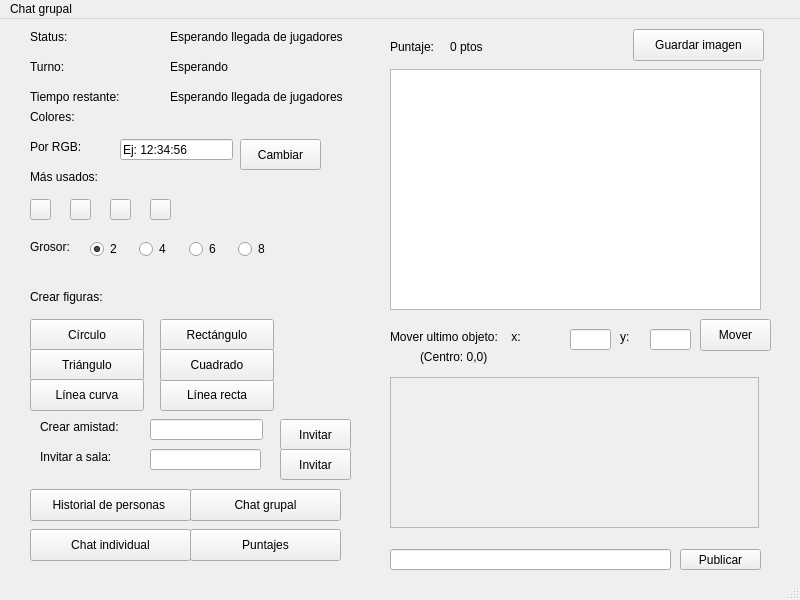
<?xml version="1.0" encoding="UTF-8"?>
<ui version="4.0">
 <class>MainWindow</class>
 <widget class="QMainWindow" name="MainWindow">
  <property name="geometry">
   <rect>
    <x>0</x>
    <y>0</y>
    <width>800</width>
    <height>600</height>
   </rect>
  </property>
  <property name="windowTitle">
   <string>Pinturillo</string>
  </property>
  <widget class="QWidget" name="centralwidget">
   <widget class="QGraphicsView" name="graphicsView">
    <property name="geometry">
     <rect>
      <x>390</x>
      <y>50</y>
      <width>371</width>
      <height>241</height>
     </rect>
    </property>
   </widget>
   <widget class="QLineEdit" name="lineEdit">
    <property name="geometry">
     <rect>
      <x>390</x>
      <y>530</y>
      <width>281</width>
      <height>21</height>
     </rect>
    </property>
   </widget>
   <widget class="QPushButton" name="pushButton">
    <property name="geometry">
     <rect>
      <x>680</x>
      <y>530</y>
      <width>81</width>
      <height>21</height>
     </rect>
    </property>
    <property name="text">
     <string>Publicar</string>
    </property>
   </widget>
   <widget class="QScrollArea" name="scrollArea">
    <property name="geometry">
     <rect>
      <x>390</x>
      <y>358</y>
      <width>369</width>
      <height>151</height>
     </rect>
    </property>
    <property name="widgetResizable">
     <bool>true</bool>
    </property>
    <widget class="QWidget" name="scrollAreaWidgetContents">
     <property name="geometry">
      <rect>
       <x>0</x>
       <y>0</y>
       <width>367</width>
       <height>149</height>
      </rect>
     </property>
    </widget>
   </widget>
   <widget class="QLabel" name="label">
    <property name="geometry">
     <rect>
      <x>390</x>
      <y>20</y>
      <width>62</width>
      <height>16</height>
     </rect>
    </property>
    <property name="text">
     <string>Puntaje:</string>
    </property>
   </widget>
   <widget class="QLabel" name="label_2">
    <property name="geometry">
     <rect>
      <x>450</x>
      <y>20</y>
      <width>62</width>
      <height>16</height>
     </rect>
    </property>
    <property name="text">
     <string>0 ptos</string>
    </property>
   </widget>
   <widget class="QPushButton" name="pushButton_2">
    <property name="geometry">
     <rect>
      <x>190</x>
      <y>510</y>
      <width>151</width>
      <height>32</height>
     </rect>
    </property>
    <property name="text">
     <string>Puntajes</string>
    </property>
   </widget>
   <widget class="QPushButton" name="pushButton_3">
    <property name="geometry">
     <rect>
      <x>633</x>
      <y>10</y>
      <width>131</width>
      <height>32</height>
     </rect>
    </property>
    <property name="text">
     <string>Guardar imagen</string>
    </property>
   </widget>
   <widget class="QLabel" name="label_3">
    <property name="geometry">
     <rect>
      <x>30</x>
      <y>40</y>
      <width>62</width>
      <height>16</height>
     </rect>
    </property>
    <property name="text">
     <string>Turno:</string>
    </property>
   </widget>
   <widget class="QLabel" name="label_4">
    <property name="geometry">
     <rect>
      <x>170</x>
      <y>40</y>
      <width>211</width>
      <height>16</height>
     </rect>
    </property>
    <property name="text">
     <string>Esperando</string>
    </property>
   </widget>
   <widget class="QLabel" name="label_5">
    <property name="geometry">
     <rect>
      <x>30</x>
      <y>70</y>
      <width>121</width>
      <height>16</height>
     </rect>
    </property>
    <property name="text">
     <string>Tiempo restante: </string>
    </property>
   </widget>
   <widget class="QLabel" name="label_6">
    <property name="geometry">
     <rect>
      <x>170</x>
      <y>70</y>
      <width>211</width>
      <height>16</height>
     </rect>
    </property>
    <property name="text">
     <string>Esperando llegada de jugadores</string>
    </property>
   </widget>
   <widget class="QLabel" name="label_7">
    <property name="geometry">
     <rect>
      <x>30</x>
      <y>220</y>
      <width>62</width>
      <height>16</height>
     </rect>
    </property>
    <property name="text">
     <string>Grosor:</string>
    </property>
   </widget>
   <widget class="QWidget" name="horizontalLayoutWidget">
    <property name="geometry">
     <rect>
      <x>90</x>
      <y>210</y>
      <width>191</width>
      <height>41</height>
     </rect>
    </property>
    <layout class="QHBoxLayout" name="horizontalLayout">
     <item>
      <widget class="QRadioButton" name="radioButton_1">
       <property name="text">
        <string>2</string>
       </property>
       <property name="checked">
        <bool>true</bool>
       </property>
      </widget>
     </item>
     <item>
      <widget class="QRadioButton" name="radioButton_2">
       <property name="text">
        <string>4</string>
       </property>
      </widget>
     </item>
     <item>
      <widget class="QRadioButton" name="radioButton_3">
       <property name="text">
        <string>6</string>
       </property>
      </widget>
     </item>
     <item>
      <widget class="QRadioButton" name="radioButton_4">
       <property name="text">
        <string>8</string>
       </property>
      </widget>
     </item>
    </layout>
   </widget>
   <widget class="QLabel" name="label_8">
    <property name="geometry">
     <rect>
      <x>30</x>
      <y>270</y>
      <width>111</width>
      <height>16</height>
     </rect>
    </property>
    <property name="text">
     <string>Crear figuras:</string>
    </property>
   </widget>
   <widget class="QPushButton" name="pushButton_4">
    <property name="geometry">
     <rect>
      <x>30</x>
      <y>300</y>
      <width>114</width>
      <height>32</height>
     </rect>
    </property>
    <property name="text">
     <string>Círculo</string>
    </property>
   </widget>
   <widget class="QPushButton" name="pushButton_5">
    <property name="geometry">
     <rect>
      <x>30</x>
      <y>330</y>
      <width>114</width>
      <height>32</height>
     </rect>
    </property>
    <property name="text">
     <string>Triángulo</string>
    </property>
   </widget>
   <widget class="QPushButton" name="pushButton_6">
    <property name="geometry">
     <rect>
      <x>160</x>
      <y>300</y>
      <width>114</width>
      <height>32</height>
     </rect>
    </property>
    <property name="text">
     <string>Rectángulo</string>
    </property>
   </widget>
   <widget class="QPushButton" name="pushButton_7">
    <property name="geometry">
     <rect>
      <x>160</x>
      <y>360</y>
      <width>114</width>
      <height>32</height>
     </rect>
    </property>
    <property name="text">
     <string>Línea recta</string>
    </property>
   </widget>
   <widget class="QPushButton" name="pushButton_8">
    <property name="geometry">
     <rect>
      <x>30</x>
      <y>360</y>
      <width>114</width>
      <height>32</height>
     </rect>
    </property>
    <property name="text">
     <string>Línea curva</string>
    </property>
   </widget>
   <widget class="QPushButton" name="pushButton_9">
    <property name="geometry">
     <rect>
      <x>160</x>
      <y>330</y>
      <width>114</width>
      <height>32</height>
     </rect>
    </property>
    <property name="text">
     <string>Cuadrado</string>
    </property>
   </widget>
   <widget class="QPushButton" name="pushButton_10">
    <property name="geometry">
     <rect>
      <x>30</x>
      <y>180</y>
      <width>21</width>
      <height>21</height>
     </rect>
    </property>
    <property name="text">
     <string/>
    </property>
   </widget>
   <widget class="QLabel" name="label_9">
    <property name="geometry">
     <rect>
      <x>30</x>
      <y>90</y>
      <width>62</width>
      <height>16</height>
     </rect>
    </property>
    <property name="frameShape">
     <enum>QFrame::NoFrame</enum>
    </property>
    <property name="text">
     <string>Colores:</string>
    </property>
   </widget>
   <widget class="QPushButton" name="pushButton_11">
    <property name="geometry">
     <rect>
      <x>70</x>
      <y>180</y>
      <width>21</width>
      <height>21</height>
     </rect>
    </property>
    <property name="text">
     <string/>
    </property>
   </widget>
   <widget class="QPushButton" name="pushButton_12">
    <property name="geometry">
     <rect>
      <x>110</x>
      <y>180</y>
      <width>21</width>
      <height>21</height>
     </rect>
    </property>
    <property name="text">
     <string/>
    </property>
   </widget>
   <widget class="QPushButton" name="pushButton_13">
    <property name="geometry">
     <rect>
      <x>150</x>
      <y>180</y>
      <width>21</width>
      <height>21</height>
     </rect>
    </property>
    <property name="text">
     <string/>
    </property>
   </widget>
   <widget class="QLineEdit" name="lineEdit_2">
    <property name="geometry">
     <rect>
      <x>120</x>
      <y>120</y>
      <width>113</width>
      <height>21</height>
     </rect>
    </property>
    <property name="text">
     <string>Ej: 12:34:56</string>
    </property>
   </widget>
   <widget class="QLabel" name="label_10">
    <property name="geometry">
     <rect>
      <x>30</x>
      <y>120</y>
      <width>62</width>
      <height>16</height>
     </rect>
    </property>
    <property name="text">
     <string>Por RGB:</string>
    </property>
   </widget>
   <widget class="QLabel" name="label_11">
    <property name="geometry">
     <rect>
      <x>30</x>
      <y>150</y>
      <width>91</width>
      <height>16</height>
     </rect>
    </property>
    <property name="text">
     <string>Más usados:</string>
    </property>
   </widget>
   <widget class="QPushButton" name="pushButton_15">
    <property name="geometry">
     <rect>
      <x>30</x>
      <y>470</y>
      <width>161</width>
      <height>32</height>
     </rect>
    </property>
    <property name="text">
     <string>Historial de personas </string>
    </property>
   </widget>
   <widget class="QLabel" name="label_12">
    <property name="geometry">
     <rect>
      <x>40</x>
      <y>400</y>
      <width>101</width>
      <height>16</height>
     </rect>
    </property>
    <property name="text">
     <string>Crear amistad:</string>
    </property>
   </widget>
   <widget class="QLineEdit" name="lineEdit_3">
    <property name="geometry">
     <rect>
      <x>150</x>
      <y>400</y>
      <width>113</width>
      <height>21</height>
     </rect>
    </property>
   </widget>
   <widget class="QPushButton" name="pushButton_17">
    <property name="geometry">
     <rect>
      <x>30</x>
      <y>510</y>
      <width>161</width>
      <height>32</height>
     </rect>
    </property>
    <property name="text">
     <string>Chat individual</string>
    </property>
   </widget>
   <widget class="QPushButton" name="pushButton_14">
    <property name="geometry">
     <rect>
      <x>280</x>
      <y>400</y>
      <width>71</width>
      <height>31</height>
     </rect>
    </property>
    <property name="text">
     <string>Invitar</string>
    </property>
   </widget>
   <widget class="QPushButton" name="pushButton_16">
    <property name="geometry">
     <rect>
      <x>240</x>
      <y>120</y>
      <width>81</width>
      <height>31</height>
     </rect>
    </property>
    <property name="text">
     <string>Cambiar</string>
    </property>
   </widget>
   <widget class="QLabel" name="label_13">
    <property name="geometry">
     <rect>
      <x>30</x>
      <y>10</y>
      <width>62</width>
      <height>16</height>
     </rect>
    </property>
    <property name="text">
     <string>Status:</string>
    </property>
   </widget>
   <widget class="QLabel" name="label_14">
    <property name="geometry">
     <rect>
      <x>170</x>
      <y>10</y>
      <width>211</width>
      <height>16</height>
     </rect>
    </property>
    <property name="text">
     <string>Esperando llegada de jugadores</string>
    </property>
   </widget>
   <widget class="QPushButton" name="pushButton_18">
    <property name="geometry">
     <rect>
      <x>190</x>
      <y>470</y>
      <width>151</width>
      <height>32</height>
     </rect>
    </property>
    <property name="text">
     <string>Chat grupal</string>
    </property>
   </widget>
   <widget class="QLabel" name="label_15">
    <property name="geometry">
     <rect>
      <x>390</x>
      <y>310</y>
      <width>171</width>
      <height>16</height>
     </rect>
    </property>
    <property name="text">
     <string>Mover ultimo objeto:    x:</string>
    </property>
   </widget>
   <widget class="QLineEdit" name="lineEdit_4">
    <property name="geometry">
     <rect>
      <x>570</x>
      <y>310</y>
      <width>41</width>
      <height>21</height>
     </rect>
    </property>
   </widget>
   <widget class="QLabel" name="label_16">
    <property name="geometry">
     <rect>
      <x>620</x>
      <y>310</y>
      <width>21</width>
      <height>16</height>
     </rect>
    </property>
    <property name="text">
     <string>y:</string>
    </property>
   </widget>
   <widget class="QLineEdit" name="lineEdit_5">
    <property name="geometry">
     <rect>
      <x>650</x>
      <y>310</y>
      <width>41</width>
      <height>21</height>
     </rect>
    </property>
   </widget>
   <widget class="QPushButton" name="pushButton_19">
    <property name="geometry">
     <rect>
      <x>700</x>
      <y>300</y>
      <width>71</width>
      <height>32</height>
     </rect>
    </property>
    <property name="text">
     <string>Mover</string>
    </property>
   </widget>
   <widget class="QLabel" name="label_17">
    <property name="geometry">
     <rect>
      <x>420</x>
      <y>330</y>
      <width>91</width>
      <height>16</height>
     </rect>
    </property>
    <property name="text">
     <string>(Centro: 0,0)</string>
    </property>
   </widget>
   <widget class="QLabel" name="label_18">
    <property name="geometry">
     <rect>
      <x>40</x>
      <y>430</y>
      <width>91</width>
      <height>16</height>
     </rect>
    </property>
    <property name="text">
     <string>Invitar a sala:</string>
    </property>
   </widget>
   <widget class="QLineEdit" name="lineEdit_6">
    <property name="geometry">
     <rect>
      <x>150</x>
      <y>430</y>
      <width>111</width>
      <height>21</height>
     </rect>
    </property>
   </widget>
   <widget class="QPushButton" name="pushButton_20">
    <property name="geometry">
     <rect>
      <x>280</x>
      <y>430</y>
      <width>71</width>
      <height>31</height>
     </rect>
    </property>
    <property name="text">
     <string>Invitar</string>
    </property>
   </widget>
   <zorder>graphicsView</zorder>
   <zorder>lineEdit</zorder>
   <zorder>pushButton</zorder>
   <zorder>scrollArea</zorder>
   <zorder>widget</zorder>
   <zorder>label</zorder>
   <zorder>label_2</zorder>
   <zorder>pushButton_2</zorder>
   <zorder>pushButton_3</zorder>
   <zorder>label_3</zorder>
   <zorder>label_4</zorder>
   <zorder>label_5</zorder>
   <zorder>label_6</zorder>
   <zorder>label_7</zorder>
   <zorder>horizontalLayoutWidget</zorder>
   <zorder>label_8</zorder>
   <zorder>pushButton_4</zorder>
   <zorder>pushButton_5</zorder>
   <zorder>pushButton_6</zorder>
   <zorder>pushButton_7</zorder>
   <zorder>pushButton_8</zorder>
   <zorder>pushButton_9</zorder>
   <zorder>pushButton_10</zorder>
   <zorder>label_9</zorder>
   <zorder>pushButton_11</zorder>
   <zorder>pushButton_12</zorder>
   <zorder>pushButton_13</zorder>
   <zorder>lineEdit_2</zorder>
   <zorder>label_10</zorder>
   <zorder>label_11</zorder>
   <zorder>pushButton_15</zorder>
   <zorder>label_12</zorder>
   <zorder>lineEdit_3</zorder>
   <zorder>pushButton_17</zorder>
   <zorder>pushButton_14</zorder>
   <zorder>pushButton_16</zorder>
   <zorder>label_13</zorder>
   <zorder>label_14</zorder>
   <zorder>pushButton_18</zorder>
   <zorder>label_15</zorder>
   <zorder>lineEdit_4</zorder>
   <zorder>label_16</zorder>
   <zorder>lineEdit_5</zorder>
   <zorder>pushButton_19</zorder>
   <zorder>label_17</zorder>
   <zorder>label_18</zorder>
   <zorder>lineEdit_6</zorder>
   <zorder>pushButton_20</zorder>
  </widget>
  <widget class="QMenuBar" name="menubar">
   <property name="geometry">
    <rect>
     <x>0</x>
     <y>0</y>
     <width>800</width>
     <height>22</height>
    </rect>
   </property>
   <widget class="QMenu" name="menuChat_grupal">
    <property name="title">
     <string>Chat grupal</string>
    </property>
   </widget>
   <addaction name="menuChat_grupal"/>
  </widget>
  <widget class="QStatusBar" name="statusbar"/>
 </widget>
 <resources/>
 <connections/>
</ui>
